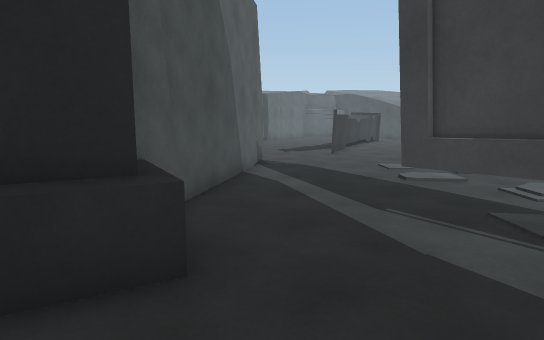
View 1 (above)

21 first-person views from a walk through a 3-D level made in the Unity game engine. The camera is 1.4 m above the floor, tilts 8° down and sees 75° across. The floor is counted in squares, 1 m on a side. Each view is taken from the middle of a square. On the plan, view 1 faces up. The plan holds only what a view shows up to about 15 squares ahead; the rest is blank. The place goes on beyond the plan. The player character is not drawn. Some animated figures are not drawn.

View 2
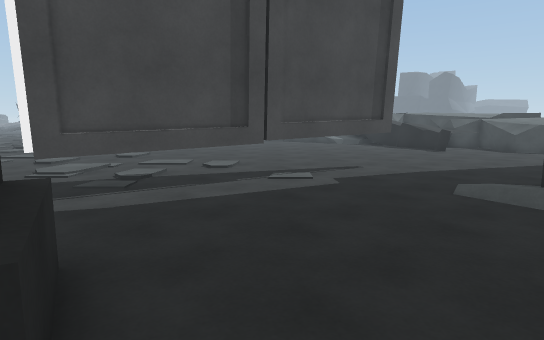

View 3
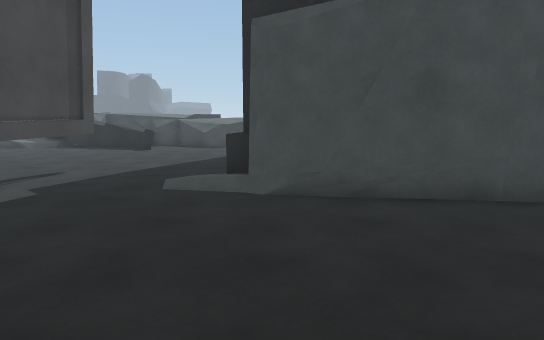

View 4
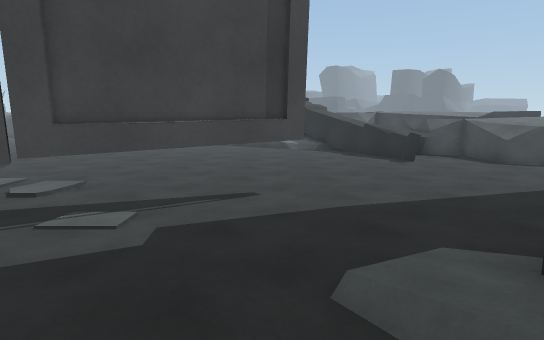

View 5
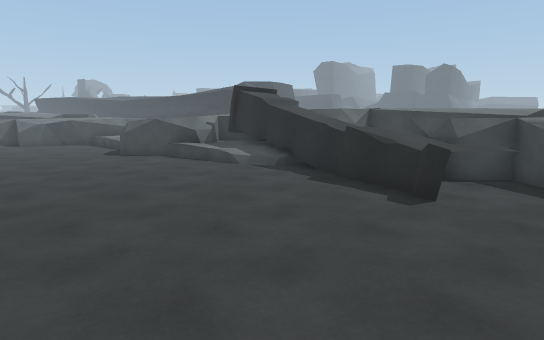

View 6
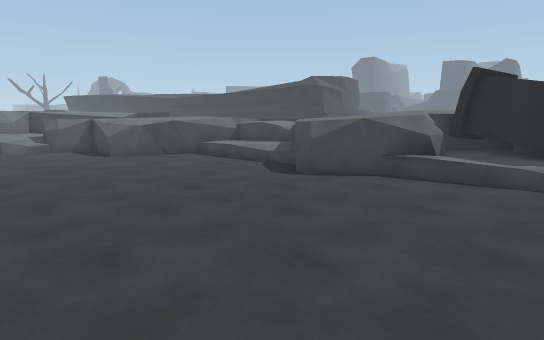

View 7
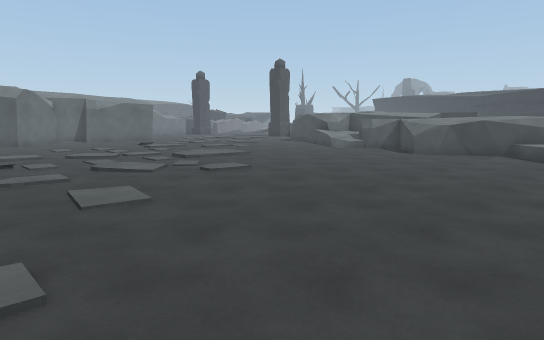

View 8
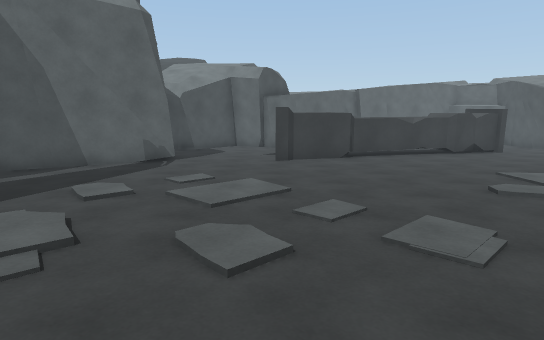

View 9
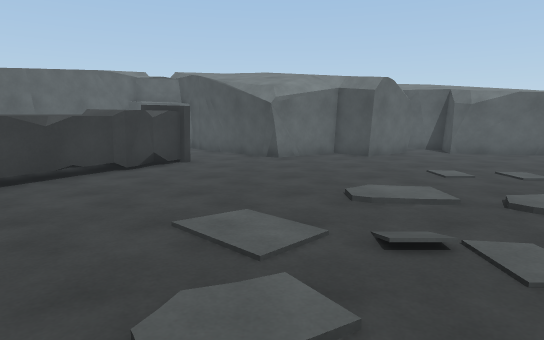

View 10
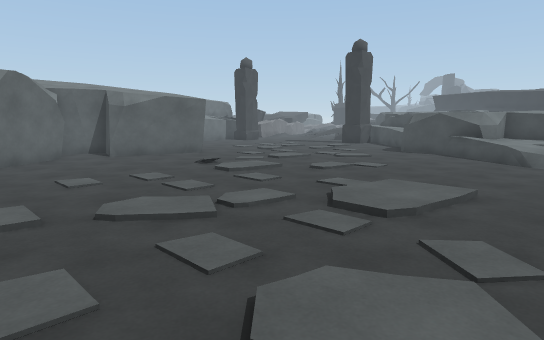

View 11
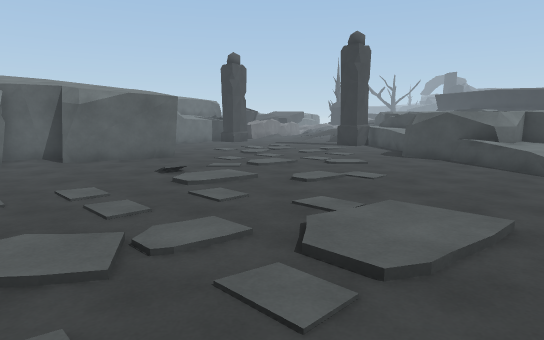

View 12
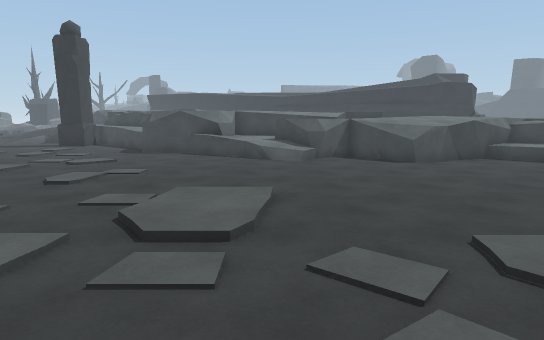

View 13
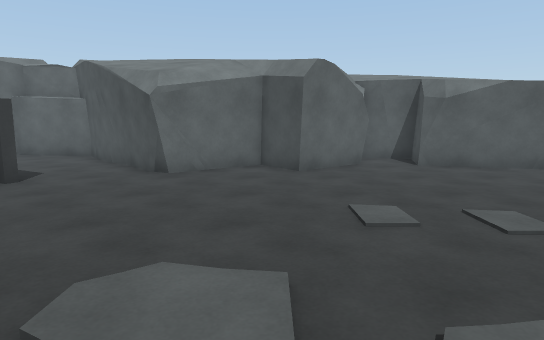

View 14
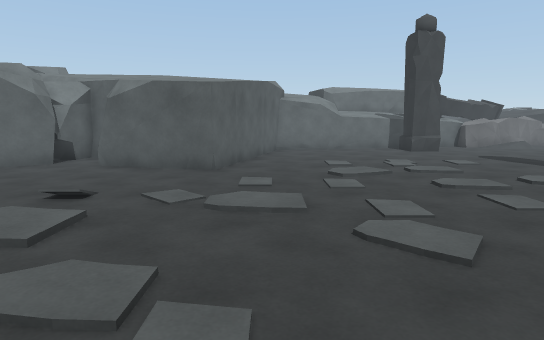

View 15
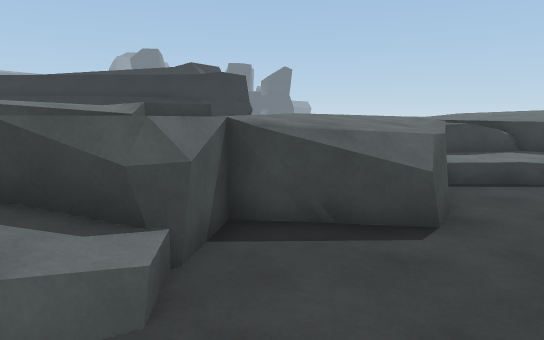

View 16
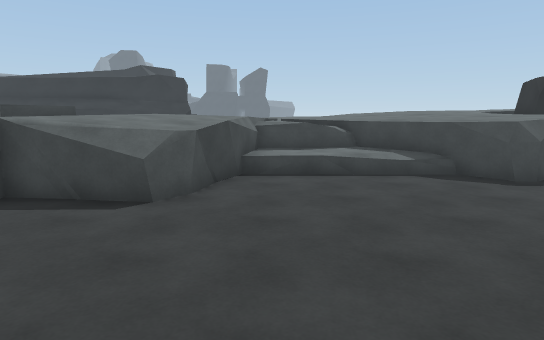

View 17
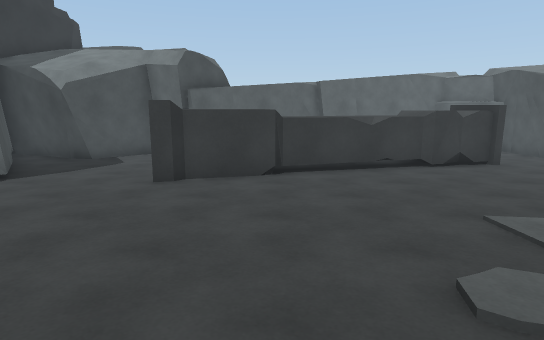

View 18
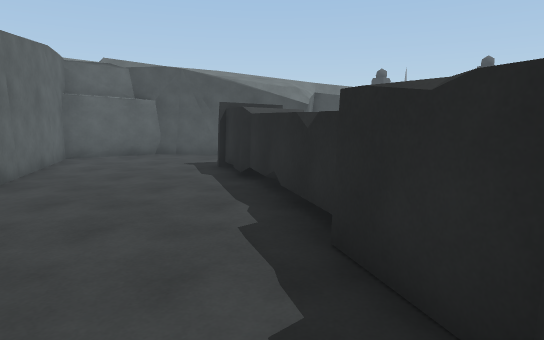

View 19
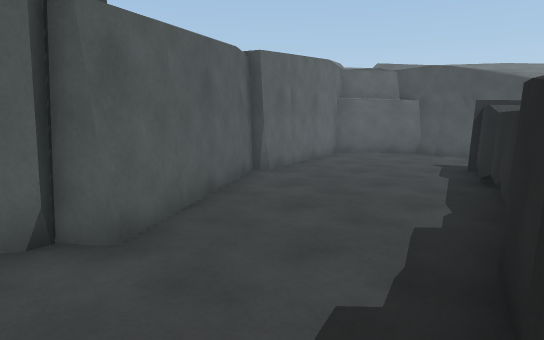

View 20
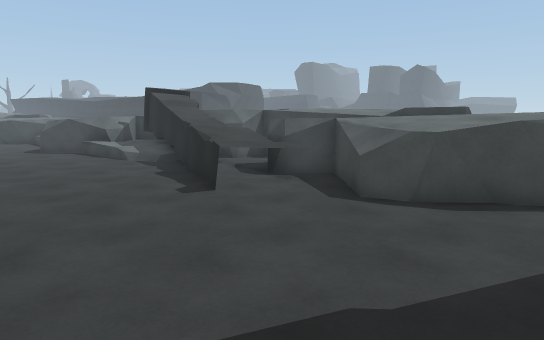

View 21
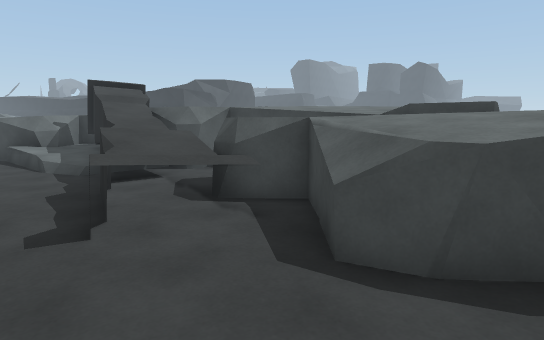

### Floor plan
Key: @ floor where view 1 was taken; # wall or solid block; . main floor; : floor 0.25 m higher than the main floor; + floor 0.5 m higher than the main floor; / step, stairs or slope; = window, fence, low wall or low ledge; ^ raised ledge; T thing the floor can be seen under or through; O other object.
Columns run from 4 left of view 1 to 28 right of it. Each row starts with its distance up from view 1.
 31                           ##.....
 30       ######              #......
 29      ##....#        ###   #......
 28      #.....##      ##.#   #......
 27     ##......##  #####.#####......
 26     #........######.....##.......
 25    ##............................
 24    #.....###.....................
 23    #.....###.....................
 22    #....###............/.........
 21   ##....#^.......................
 20   #....#^^.......................
 19  ##....^^.......................#
 18 ##....# ^.......................#
 17 #.....##........................#
 16 #....###..............//.......==
 15 #......#............./::.......O
 14 ................../...//......O==
 13 ###...........................=^
 12   ##..........................#^
 11    #...........................^
 10    #..........................^^
  9    #.........................^^^^
  8    #.........................^^^^
  7   ##..........................^^^
  6   #...........................^^^
  5   #...T....................../+^
  4   #=..TT..................../++^^
  3  ###...T.................../++^ ^
  2  ==.....T...............##^^^^^^^
  1 . ......TT..............#^^^^^^^^
  0   ..@....T..............^^^^^^^^^
 -1  .........T............/=^^^^^^^^
 -2 ..........T............++#^^^^^^^
 -3 ......//..............:+##^^ ^
 -4  ...###=.............#^###^  ^
 -5  ..#####............^^^^^ ^^
 -6  .##     .........^^^^^#
 -7  ##       ......^^^^^.=#
 -8          . ......^^#^#.^^
 -9            ......=#^   ^^
-10            ....=^^^   ^^^^^
-11             ...^^^^  ^^^^^

Where each view was taken, in squares from view 1:
view 1: 0 up, 0 right, facing up
view 2: 1 up, 4 left, facing right
view 3: 1 up, 4 left, facing down-right
view 4: 2 down, 0 right, facing right
view 5: 4 down, 6 right, facing right
view 6: 3 up, 11 right, facing right
view 7: 3 up, 10 right, facing up-right
view 8: 6 up, 11 right, facing up-left
view 9: 12 up, 10 right, facing up
view 10: 12 up, 12 right, facing up-right
view 11: 13 up, 14 right, facing up-right
view 12: 14 up, 13 right, facing right
view 13: 16 up, 13 right, facing up
view 14: 16 up, 23 right, facing up
view 15: 14 up, 23 right, facing down-right
view 16: 12 up, 19 right, facing down-right
view 17: 11 up, 10 right, facing up-left
view 18: 16 up, 1 left, facing up-right
view 19: 15 up, 0 right, facing up
view 20: 8 down, 5 right, facing right
view 21: 9 down, 8 right, facing right
